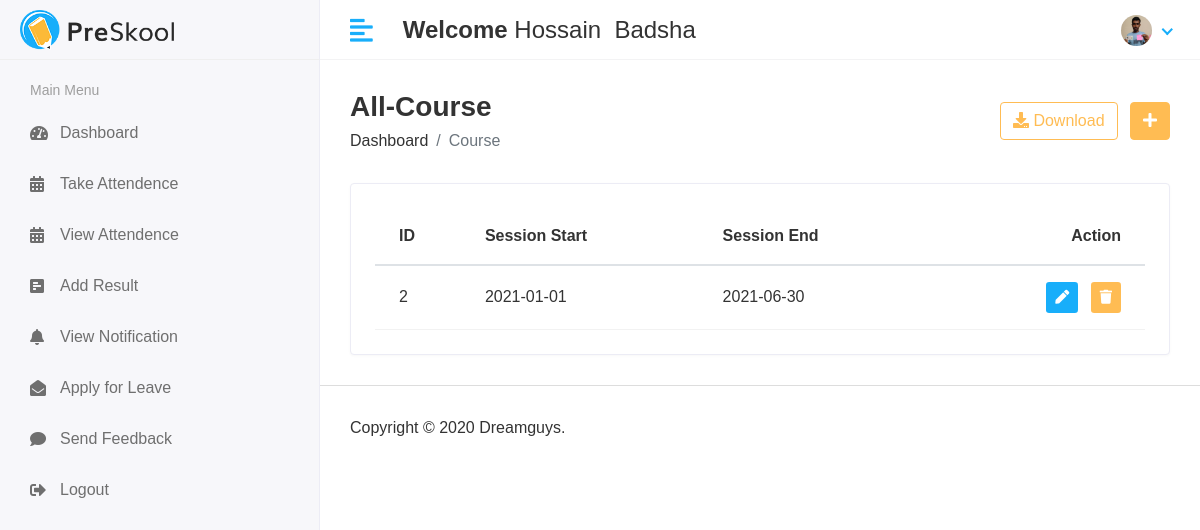
The page /hod/view_session/ (signed in) on the database as committed earlier.
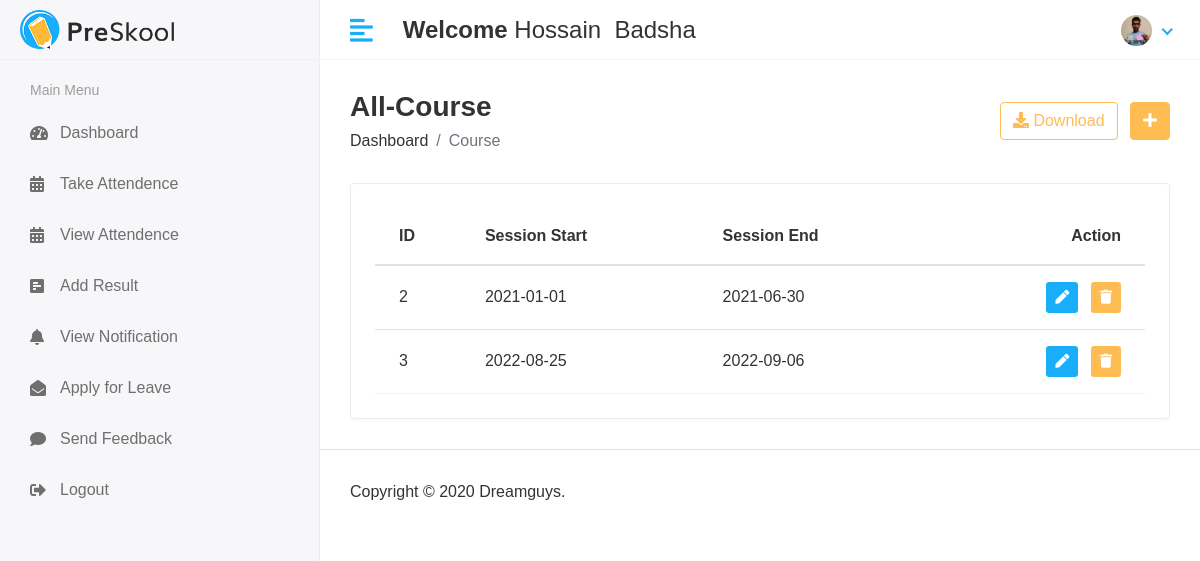
The same page on the database as committed later.
### sms_app/models.py (models this page shows, shortened)
class SessionYear(models.Model):
    start_date = models.CharField(max_length=100,blank=True,null=True)
    end_date = models.CharField(max_length=100,blank=True,null=True)

### management_system/hod_views.py (the view)
# urls.py: path('hod/view_session/',hod_views.view_session,name='view_session'),
@login_required(login_url='/')
def view_session(request):
    session = SessionYear.objects.all()
    context = {'session':session}
    return render(request, 'hod/view_session.html',context)

### templates/hod/view_session.html (shortened to what this page needs)
{% extends 'base.html' %}
{% block content %}
<div class="content container-fluid">
               <div class="page-header">
                  <div class="row align-items-center">
                     <div class="col">
                        <h3 class="page-title">All-Course</h3>
                        <ul class="breadcrumb">
                           <li class="breadcrumb-item"><a href="index.html">Dashboard</a></li>
                           <li class="breadcrumb-item active">Course</li>
                        </ul>
                     </div>
                     <div class="col-auto text-right float-right ml-auto">
                        <a href="#" class="btn btn-outline-primary mr-2"><i class="fas fa-download"></i> Download</a>
                        <a href="add-student.html" class="btn btn-primary"><i class="fas fa-plus"></i></a>
                     </div>
                  </div>
               </div>
               <div class="row">
                  <div class="col-sm-12">
                     <div class="card card-table">
                        <div class="card-body">
                           <div class="table-responsive">
                              <table class="table table-hover table-center mb-0 datatable">
                                 <thead>
                                    <tr>
                                       <th>ID</th>
                                       <th>Session Start</th>
                                       <th>Session End</th>
                                       <th class="text-right">Action</th>
                                    </tr>
                                 </thead>
                                 <tbody>
                                    {% for i in session %}
                                    <tr>
                                       <td>{{i.id}}</td>
                                       <td>{{i.start_date}}</td>
                                       <td>{{i.end_date}}</td>
                                       <td class="text-right">
                                          <div class="actions">
                                             <a href="{% url 'update_session' i.id %}" class="btn btn-sm bg-success-light mr-2">
                                             <i class="fas fa-pen"></i>
                                             </a>
                                             <a href="{% url 'delete_session' i.id %}" class="btn btn-sm bg-danger-light">
                                             <i class="fas fa-trash"></i>
                                             </a>
                                          </div>
                                       </td>
                                    </tr>
                                    {% endfor %}
                                 </tbody>
                              </table>
                           </div>
                        </div>
                     </div>
                  </div>
               </div>
            </div>
{% endblock %}

Rows that differ between the two databases and show on the page:
added SessionYear: id "3", start_date "2022-08-25", end_date "2022-09-06"
